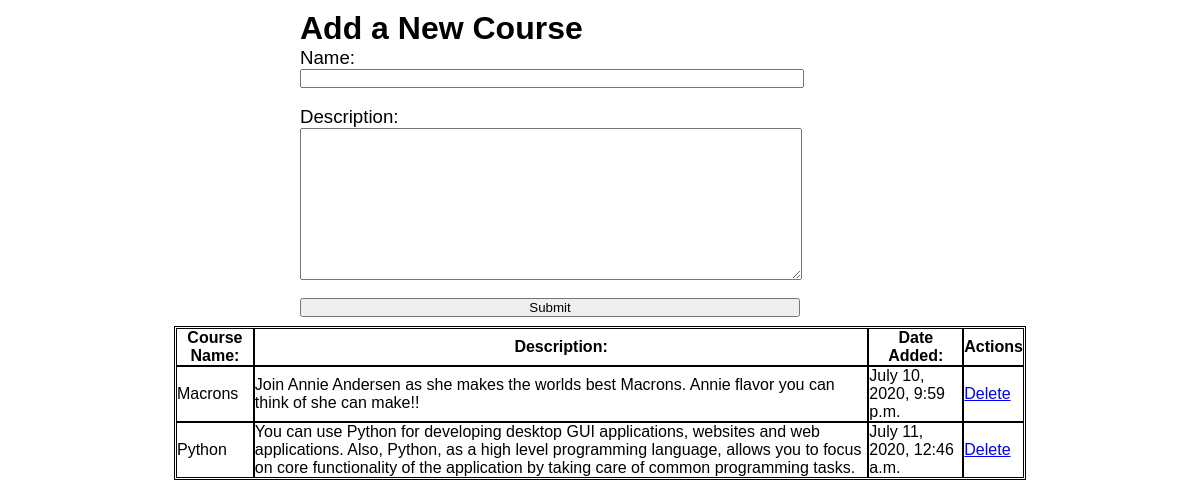
Before: / with the older database file.
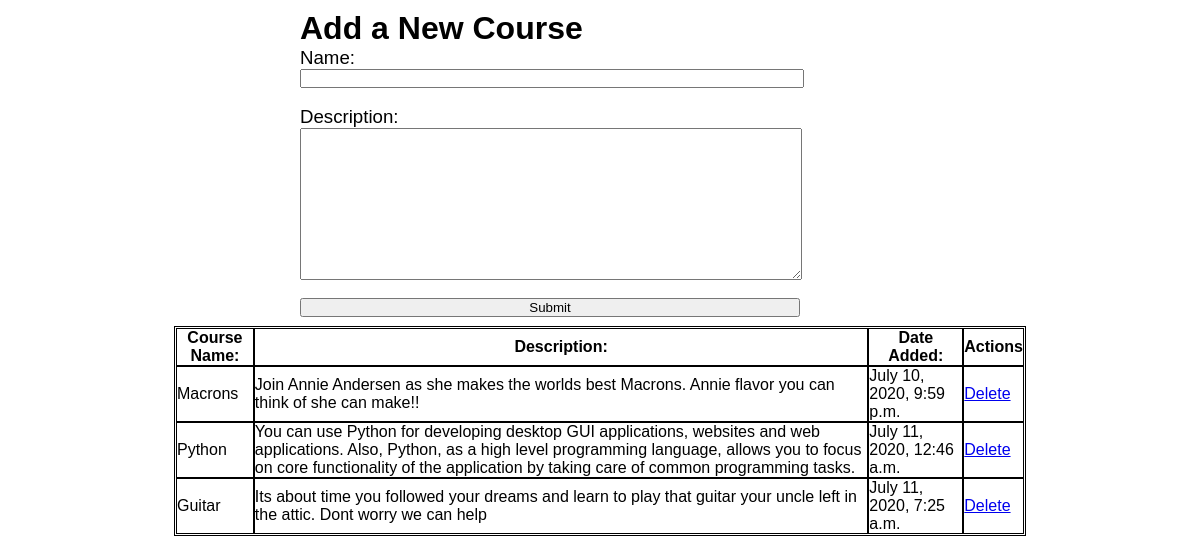
After: the same page with the newer database file.
### courses_app/models.py (models this page shows)
class Course(models.Model):
    name = models.CharField(max_length=255)
    desc = models.CharField(max_length=255)
    created_on = models.DateTimeField(auto_now_add=True)
    updated_on = models.DateTimeField(auto_now=True)
    objects = CourseManager()

### courses_app/views.py (the view)
def index(request):
    context ={
        'courses' : Course.objects.all()
    }
    return render(request, 'home.html',context)

### courses_app/templates/home.html (shortened to what this page needs)
<!DOCTYPE html>
<html lang="en">
<head>
    {% load static %}
    <link rel="stylesheet" href="{% static 'courses_style.css'%}">
</head>
<body>
    <div class="form">
        <h1>Add a New Course</h1>
        <form action="/addcourse" method="POST">
            <label for="name">Name:</label>
            <input type="text" name="name" id="name">
            <br>
            <label for="desc">Description:</label>
            <textarea name="desc" id="desc" cols="30" rows="10"></textarea>
            <br>
            <input type="submit">
        </form>
    </div>
    <div class="display">
        <table>
            <tr>
                <th>Course Name:</th>
                <th>Description:</th>
                <th>Date Added:</th>
                <th>Actions</th>
            </tr>
            {% for course in courses %}
            <tr>
                <td>{{course.name}}</td>
                <td>{{course.desc}}</td>
                <td>{{course.created_on}}</td>
                <td><a href="/delete/{{course.id}}">Delete</a></td>
            </tr>
            {% endfor %}
        </table>
    </div>
</body>
</html>

### courses_app/static/courses_style.css (style rules this page uses)
* { padding: 0px; margin: 0px; font-family: Arial, Helvetica, sans-serif; }
.form { width: 600px; margin: 10px auto; }
input, textarea { display: block; width: 500px; }
label { font-size: 14pt; }
table { width: 850px; outline: 1px solid black; margin: 10px auto; }
tr, td, th { outline: 1px solid black; }

Changed rows visible on the page:
added Course: name "Guitar", desc "Its about time you followed your dreams and learn to play that guitar your uncle left in the attic. Dont worry we can help", created_on "July 11, 2020, 7:25 a.m."
